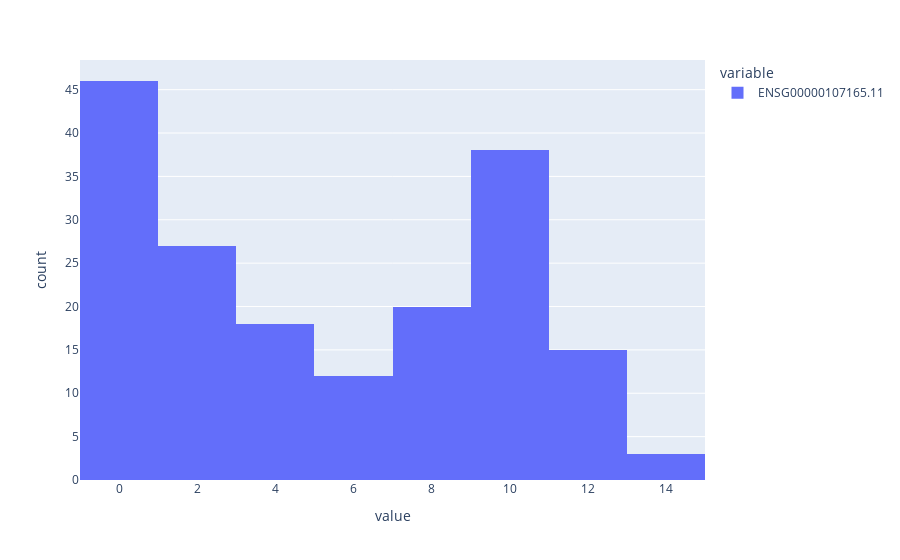

This figure's notebook cell:
### Code cell
px.histogram(smpCountVarGenes.loc["ENSG00000107165.11"])

### Figure 1 — Plotly figure (JSON) as saved in the notebook; plotly's stock layout.template omitted (floating-point values rounded to 4 significant figures; data arrays with more than 128 entries replaced by an {"elided": "..."} marker saying what was removed)
{"data": [{"alignmentgroup": "True", "bingroup": "x", "hovertemplate": "variable=ENSG00000107165.11<br>value=%{x}<br>count=%{y}<extra></extra>", "legendgroup": "ENSG00000107165.11", "marker": {"color": "#636efa", "pattern": {"shape": ""}}, "name": "ENSG00000107165.11", "offsetgroup": "ENSG00000107165.11", "orientation": "v", "showlegend": true, "type": "histogram", "x": {"elided": "179 float values"}, "xaxis": "x", "yaxis": "y"}], "layout": {"barmode": "relative", "legend": {"title": {"text": "variable"}, "tracegroupgap": 0}, "margin": {"t": 60}, "xaxis": {"anchor": "y", "domain": [0, 1], "title": {"text": "value"}}, "yaxis": {"anchor": "x", "domain": [0, 1], "title": {"text": "count"}}}}
